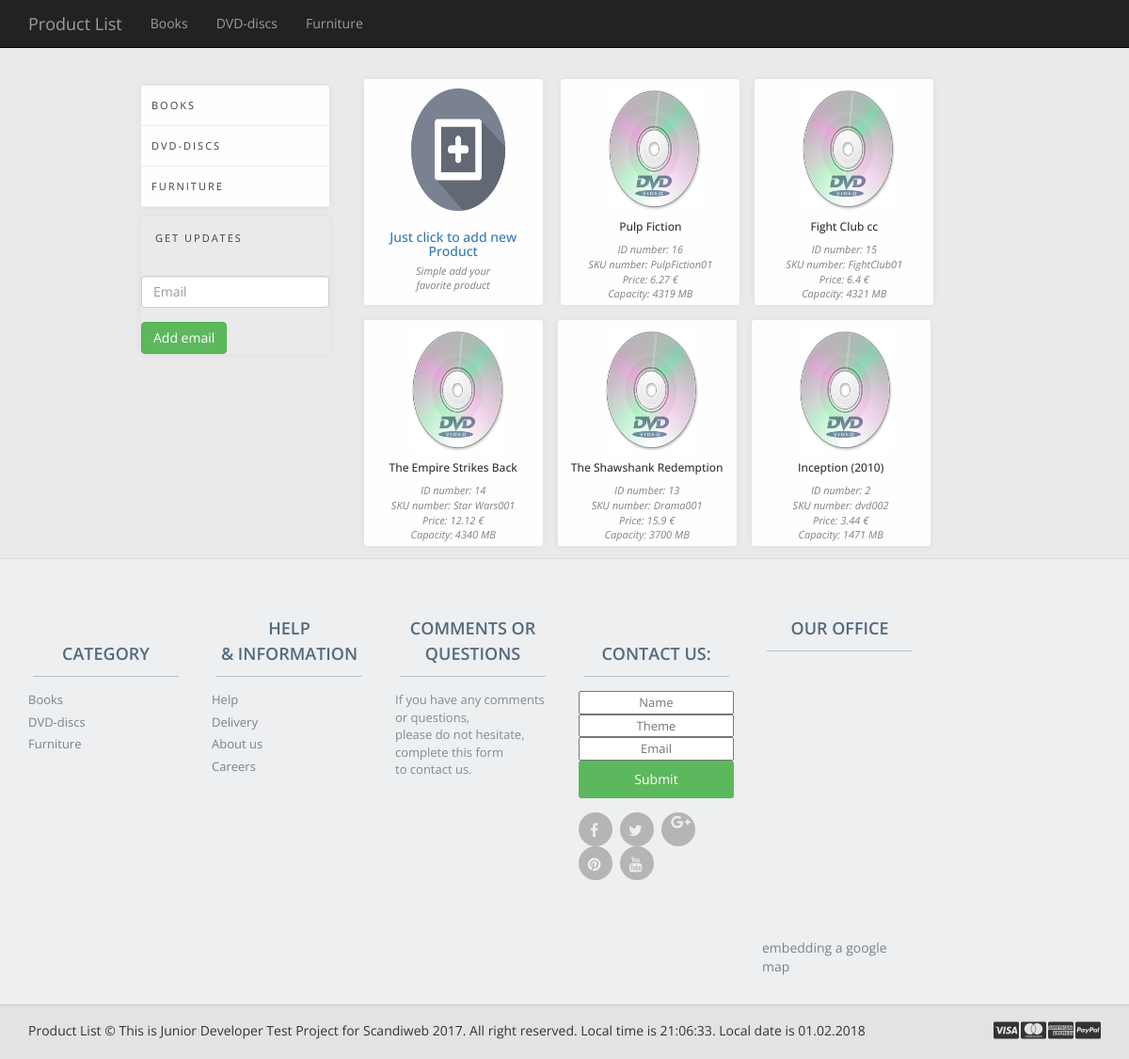
Screenshot of /dvd.php with the database file from the repository.
### tables this page shows
CREATE TABLE `category` (
  `id` int(11) NOT NULL,
  `name` varchar(60) NOT NULL,
  `path` text NOT NULL
);

CREATE TABLE `dvd` (
  `id` int(11) NOT NULL,
  `sku` varchar(60) NOT NULL,
  `img` varchar(255) NOT NULL DEFAULT 'dvd.jpg',
  `name` varchar(100) NOT NULL,
  `description` text NOT NULL,
  `price` float NOT NULL,
  `capacity` varchar(50) NOT NULL
);

### Objects/category.php (called while the page is built, shortened)
<?php
class Category{
    private $conn;
    private $table_name = "category";
    public function __construct($db){
        $this->conn = $db;
    }
    function read(){
        $query = "SELECT * FROM " . $this->table_name;
        $stmt = $this->conn->prepare( $query );
        $stmt->execute();
        return $stmt;
    }
}
?>

### Objects/dvd.php (called while the page is built, shortened)
<?php
require_once 'CRUD.php';
    class dvd extends CRUD {
    public function __construct($db)
    {
        $this->table_name = "dvd";
    }
}

### Objects/CRUD.php (called while the page is built, shortened)
<?php
    class CRUD extends Objects implements productInterface {
    protected $conn;
    public function __construct($db){
        $this->conn = $db;
        }
    public function readAll(){
        $query = "SELECT * FROM " . $this->table_name . " ORDER BY id DESC";
        $stmt = $this->conn->prepare( $query );
        $stmt->execute();
        return $stmt;
    }
}

### dvd.php (the view, shortened to what this page needs)
<?php
include_once "UI/header.php";
include_once 'Objects/dvd.php';
?>
<?php require_once 'UI/sidebar.php';?>
    <div class="items">
        <div class="item">
            <a href="#product_view" data-toggle="modal"><img src="UI/images/add.jpg" alt="" class="product"></a>
            <div class="caption">
                <h3><a href="#product_view" data-toggle="modal">Just click to add new Product</a></h3>
                <p class="descroption"> Simple add your <br> favorite product </p>
            </div>
        </div>
        <?php
        $dvd = new dvd($db);
        $stmt = $dvd->readAll();
        while ($dvd = $stmt->fetch(PDO::FETCH_ASSOC)) {
            extract($dvd);
            echo "<div data-price='{$price}' class='item'>";
            echo "<a href='dvd_id.php?id={$id}'><img class='product' src='UI/images/{$img}'></a> ";
            echo "<div class='info'>";
            echo "<h6 align='center'> <a href='dvd_id.php?id={$id}'></a>{$name}</h6> ";
            echo "<p class='descroption'>ID number: {$id} </p>";
            echo "<p class='descroption'>SKU number: {$sku} </p>";
            echo "<p class='descroption'>Price: {$price} <i class='glyphicon-euro'></i></p>";
            echo "<p class='descroption'>Capacity: {$capacity}  MB</p>";
            echo "</div>";
            echo "</div>";
        }
        ?>
    </div>
</div>
<?php
include_once 'UI/footer.php';
?>

### UI/header.php (shortened to what this page needs)
<?php
include_once 'Objects/category.php';
$database = new Database();
$db = $database->getConnection();
$category = new Category($db);
?>
<!DOCTYPE html>
<head>
    <link href="UI/bootstrap3/css/bootstrap.css" rel="stylesheet">
    <link href="UI/bootstrap3/css/footer.css" rel="stylesheet">
    <link href="UI/bootstrap3/css/newstyle.css" rel="stylesheet">
</head>
<body>
<div class="navbar navbar-inverse navbar-static-top">
    <div class="container">
        <div class="navbar-header">
            <a class="navbar-brand" href="index.php">Product List</a>
        </div>
        <div class="collapse navbar-collapse" id="responsive-menu">
            <ul class="nav navbar-nav">
                <?php
                $stmt = $category->read();
                while ($row_category = $stmt->fetch(PDO::FETCH_ASSOC)){
                    extract($row_category);
                    echo "<li> {$path}  {$name} </a></li>";
                }
                ?>
            </ul>
        </div>
    </div>
</div>
<div class="wrap">

### UI/sidebar.php (shortened to what this page needs)
<?php
include_once 'Objects/category.php';
$database = new Database();
$db = $database->getConnection();
$category = new Category($db);
?>
<div class="menu">
    <div class="mini-menu">
        <ul>
            <li class="sub">
                <?php
                $stmt = $category->read();
                while ($row_category = $stmt->fetch(PDO::FETCH_ASSOC)){
                    extract($row_category);
                    echo "<li> {$path}  {$name} </a></li>";
                }
                ?>
            </li>
        </ul>
    </div>
    <div class="mini-menu">
        <div class="header-item"> Get Updates </div>
        <form action="<?php echo htmlspecialchars($_SERVER["PHP_SELF"]);?>" method="post" >
            <br>
            <input type="text" name="submail" class="form-control" placeholder="Email" required>
            <br>
            <button type="submit" class="btn btn-success" value="email">Add email</button>
        </form>
    </div>
</div>

### UI/footer.php (shortened to what this page needs)
<?php
include_once 'Objects/category.php';
$database = new Database();
$db = $database->getConnection();
$category = new Category($db);
?>
<link href="//maxcdn.bootstrapcdn.com/font-awesome/4.2.0/css/font-awesome.min.css" rel="stylesheet">
<footer>
    <div class="footer" id="footer">
        <div class="container">
            <div class="row">
                <div class="col-lg-2  col-md-2 col-sm-4 col-xs-6">
                    <h3> <br> Category </h3>
                    <ul>
                        <li class="sub">
                            <?php
                            $stmt = $category->read();
                            while ($row_category = $stmt->fetch(PDO::FETCH_ASSOC)){
                                extract($row_category);
                                echo "<li> {$path}  {$name} </a></li>";
                            }
                            ?>
                        </li>
                    </ul>
                </div>
                <div class="col-lg-2  col-md-2 col-sm-4 col-xs-6">
                    <h3> HELP <br>& INFORMATION </h3>
                    <ul>
                        <li> <a href="#"> Help </a> </li>
                        <li> <a href="#"> Delivery </a>
                        <li> <a href="#"> About us </a> </li>
                        <li> <a href="#"> Careers </a> </li>
                    </ul>
                </div>
                <div class="col-lg-2  col-md-2 col-sm-4 col-xs-6">
                    <h3> Comments or Questions </h3>
                    <ul>
                        <li>  If you have any comments or questions, </li>
                        <li>  please do not hesitate,  </li>
                        <li>  complete this form  </li>
                        <li>  to contact us. </li>
                    </ul>
                </div>
                <div class="col-lg-2  col-md-2 col-sm-4 col-xs-6">
                    <h3> <br> Contact us:  </h3>
                    <ul>
                        <li>
                            <form  action="<?php echo htmlspecialchars($_SERVER["PHP_SELF"]);?>" method="post">
                                <div class="input-append newsletter-box text-center">
                                    <input type="text" class="full text-center" placeholder="Name" name="contact"/>
                                    <input type="text" class="full text-center" placeholder="Theme" name="theme"/>
                                    <input type="text" class="full text-center" placeholder="Email" name="email"/>
                                    <button type="submit" class="btn btn-success">Submit</button>
                                </div>
                            </form>
                        </li>
                    </ul>
                    <ul class="social">
                        <li> <a href="#"> <i class=" fa fa-facebook">   </i> </a> </li>
                        <li> <a href="#"> <i class="fa fa-twitter">   </i> </a> </li>
                        <li> <a href="#"> <i class="fa fa-google-plus">   </i> </a> </li>
                        <li> <a href="#"> <i class="fa fa-pinterest">   </i> </a> </li>
                        <li> <a href="#"> <i class="fa fa-youtube">   </i> </a> </li>
                    </ul>
                </div>
                <div class="col-lg-2  col-md-2 col-sm-4 col-xs-6">
                    <h3> Our office  </h3>
                    <div style='overflow:hidden;height:300px;width:300px;'><div id='gmap_canvas' style='height:300px;width:300px;'></div>
                        <style>#gmap_canvas img{max-width:none!important;background:none!important}</style></div>
                    <a href='https://add-map.com/'>embedding a google map</a> <script type='text/javascript' src='https://embedmaps.com/google-maps-authorization/script.js?id=3e87cd561cb3d114f974bf3373771109d1ac5f4a'></script>
                </div>
            </div>
        </div>
    </div>
    <div class="footer-bottom">
        <div class="container">
            <?php $dat = date("d.m.Y"); $tm = date("H:i:s");?>
            <p class="pull-left"> Product List © This is Junior Developer Test Project for Scandiweb 2017. All right reserved. Local time is <?php echo $tm?>. Local date is <?php echo $dat?>  </p>
            <div class="pull-right">
                <ul class="nav nav-pills payments">
                    <li><i class="fa fa-cc-visa"></i></li>
                    <li><i class="fa fa-cc-mastercard"></i></li>
                    <li><i class="fa fa-cc-amex"></i></li>
                    <li><i class="fa fa-cc-paypal"></i></li>
                </ul>
            </div>
        </div>
    </div>
</footer>
</body>
</html>

### rows the page displays
category: name "Books", name "BOOKS"
category: name "DVD-discs", name "DVD-DISCS"
category: name "Furniture", name "FURNITURE"
dvd: img (picture), name "Pulp Fiction", id "16", sku "PulpFiction01", price "6.27", capacity "4319"
dvd: img (picture), name "Fight Club cc", id "15", sku "FightClub01", price "6.4", capacity "4321"
dvd: img (picture), name "The Empire Strikes Back", id "14", sku "Star Wars001", price "12.12", capacity "4340"
dvd: img (picture), name "The Shawshank Redemption", id "13", sku "Drama001", price "15.9", capacity "3700"
dvd: img (picture), name "Inception (2010)", id "2", sku "dvd002", price "3.44", capacity "1471"
